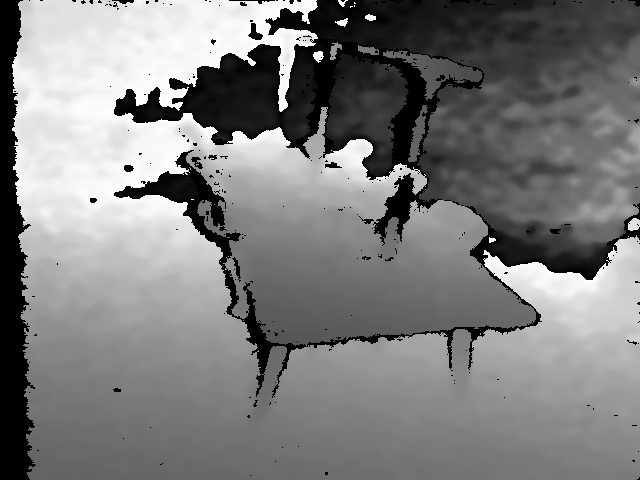
#> input picture data/RealSense/ucl_data/depth/ucl_depth_20.png, 640 x 480 px; its folder holds only this picture in this run
$ python convert_ucl_data.py
#> lines starting #> are read from the running program, lines starting #| are printed output that depends on the picture
import os
import numpy as np
import cv2
import pickle
import glob
from tqdm import tqdm

def convert_depth_to_tsdf(depth_img, truncation_distance=0.1):
    """
    Convert a raw depth image to a truncated signed distance function (TSDF) representation.

    Args:
        depth_img: HxW depth image (in meters)
        truncation_distance: Truncation distance for the TSDF (in meters)

    Returns:
        tsdf_img: HxW TSDF image
    """
    # Create a copy of the depth image
    tsdf_img = depth_img.copy()

    # Scale values to maintain precision similar to the depthTSDF images
    # This step ensures that the converted images have similar characteristics
    # to the original DepthTSDF images
    if np.max(tsdf_img) < 1000:  # If values are in meters, convert to millimeters
        tsdf_img = tsdf_img * 1000.0

    # Ensure the image is in 16-bit format
    tsdf_img = tsdf_img.astype(np.uint16)

    return tsdf_img

def process_ucl_data(data_dir, output_h5=None):
    """
    Process UCL data: convert depth to TSDF and create empty labels

    Args:
        data_dir: Path to UCL data directory
        output_h5: Path to output H5 file (if None, will only convert data)
    """
    # Define paths
    depth_dir = os.path.join(data_dir, 'depth')
    tsdf_dir = os.path.join(data_dir, 'depthTSDF')
    labels_dir = os.path.join(data_dir, 'labels')

    # Make directories if they don't exist
    os.makedirs(tsdf_dir, exist_ok=True)
    os.makedirs(labels_dir, exist_ok=True)

    # Get list of depth files
    depth_files = sorted(glob.glob(os.path.join(depth_dir, '*.png')))

    # Process each depth image
    print(f"Converting {len(depth_files)} depth images to TSDF format...")
    for depth_file in tqdm(depth_files):
        # Load depth image
        depth_img = cv2.imread(depth_file, cv2.IMREAD_ANYDEPTH)
#> depth_img is the input picture: shape (480, 640); min 0, max 255, mean 125.3

        if depth_img is None:
            print(f"Warning: Could not load depth image {depth_file}")
            continue

        # Convert to TSDF
        tsdf_img = convert_depth_to_tsdf(depth_img)
#> in convert_depth_to_tsdf, `tsdf_img = tsdf_img.astype(np.uint16)`:
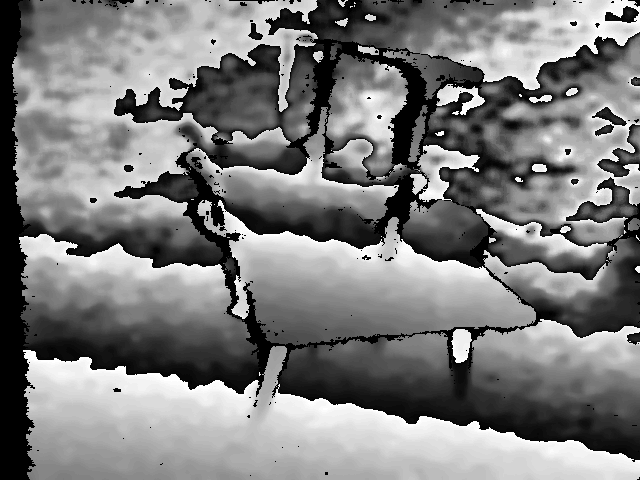
#> tsdf_img: shape (480, 640) uint16; min 0, max 65464, mean 32050.2; drawn with min black and max white

        # Save TSDF image (use same filename, but in the depthTSDF directory)
        tsdf_path = os.path.join(tsdf_dir, os.path.basename(depth_file))
        cv2.imwrite(tsdf_path, tsdf_img)

    # Create empty labels (all background) for each frame
    print("Creating empty labels file...")
    labels_path = os.path.join(labels_dir, 'tabletop_labels.dat')
    empty_labels = [[] for _ in range(len(depth_files))]

    with open(labels_path, 'wb') as f:
        pickle.dump(empty_labels, f)

    print(f"Converted {len(depth_files)} depth images to TSDF format")
    print(f"Created empty labels file at {labels_path}")

    # Now the data is ready to be processed into an H5 file
    print("Data preparation complete!")
    print("You can now run prepare_sun3d_dataset.py to convert to H5 format")

if __name__ == "__main__":
    # Path to UCL data directory
    data_dir = './coursework2_groupJ/data/RealSense/ucl_data'

    # Process the data
    process_ucl_data(data_dir)

$ run again, on data/RealSense/ucl_data/depth/ucl_depth_29.png
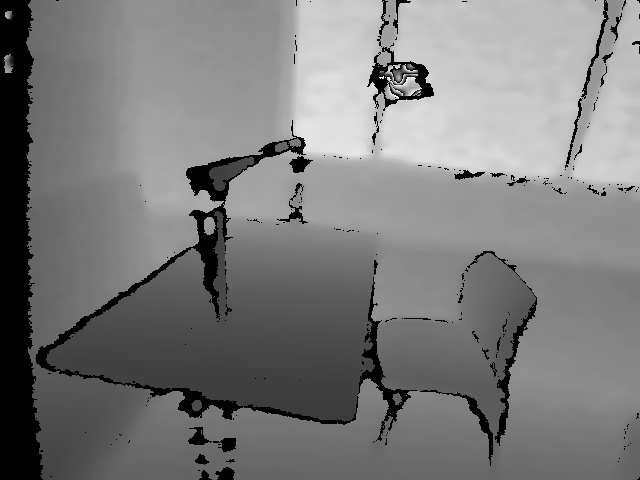
#> input picture data/RealSense/ucl_data/depth/ucl_depth_29.png, 640 x 480 px
#> in process_ucl_data, depth_img is the input picture: shape (480, 640); min 0, max 255, mean 123.1
#> in convert_depth_to_tsdf, `tsdf_img = tsdf_img.astype(np.uint16)`:
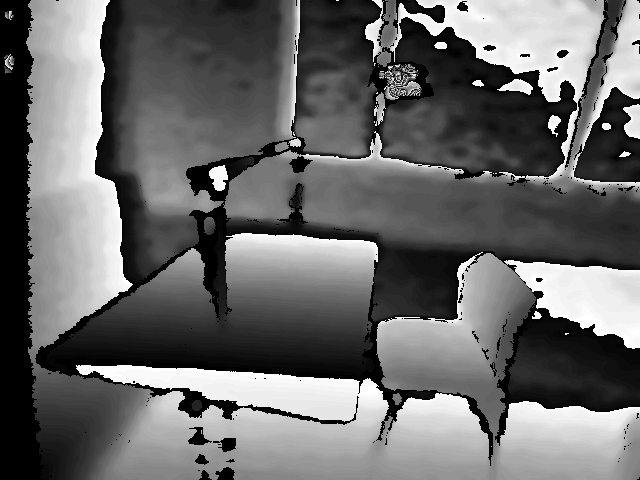
#> tsdf_img: shape (480, 640) uint16; min 0, max 65464, mean 27039.4; drawn with min black and max white

$ run again, on data/RealSense/ucl_data/depth/ucl_depth_35.png
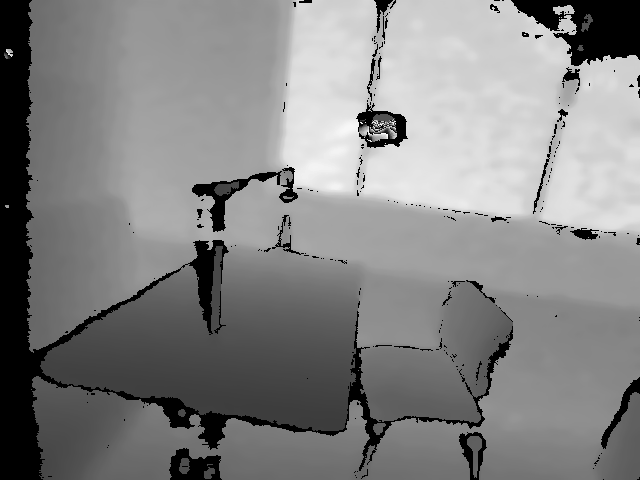
#> input picture data/RealSense/ucl_data/depth/ucl_depth_35.png, 640 x 480 px
#> in process_ucl_data, depth_img is the input picture: shape (480, 640); min 0, max 254, mean 131.1
#> in convert_depth_to_tsdf, `tsdf_img = tsdf_img.astype(np.uint16)`:
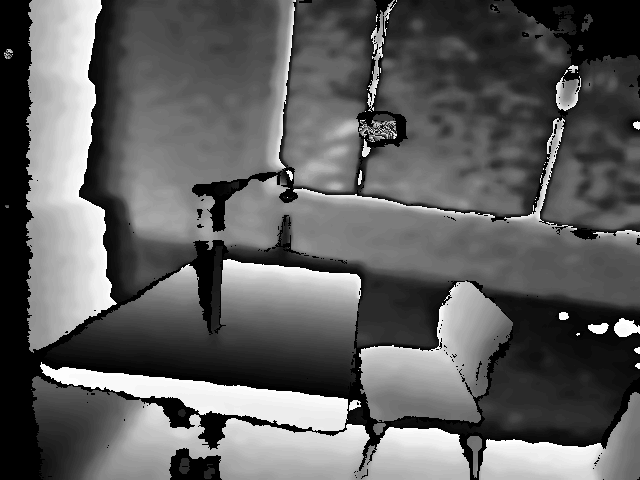
#> tsdf_img: shape (480, 640) uint16; min 0, max 65464, mean 24695.7; drawn with min black and max white

$ run again, on data/RealSense/ucl_data/depth/ucl_depth_37.png
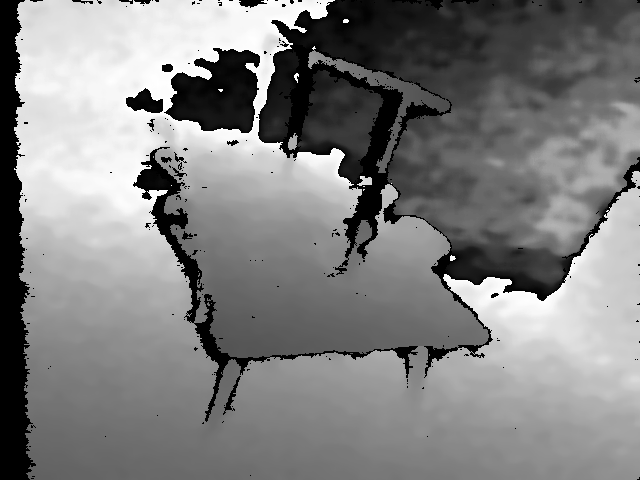
#> input picture data/RealSense/ucl_data/depth/ucl_depth_37.png, 640 x 480 px
#> in process_ucl_data, depth_img is the input picture: shape (480, 640); min 0, max 255, mean 128.4
#> in convert_depth_to_tsdf, `tsdf_img = tsdf_img.astype(np.uint16)`:
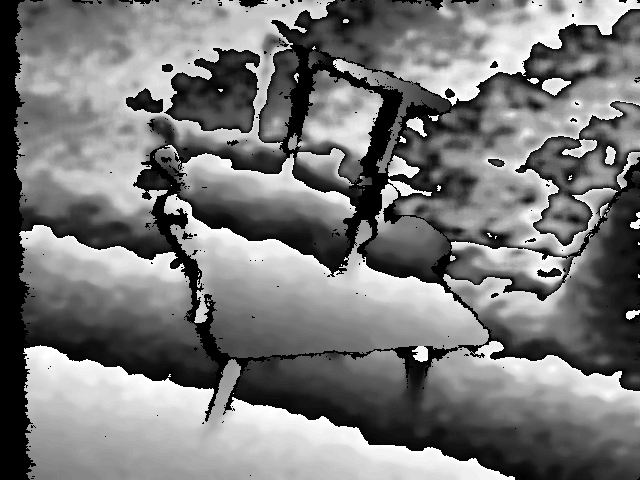
#> tsdf_img: shape (480, 640) uint16; min 0, max 65464, mean 31034.2; drawn with min black and max white

$ run again, on data/RealSense/ucl_data/depth/ucl_depth_22.png
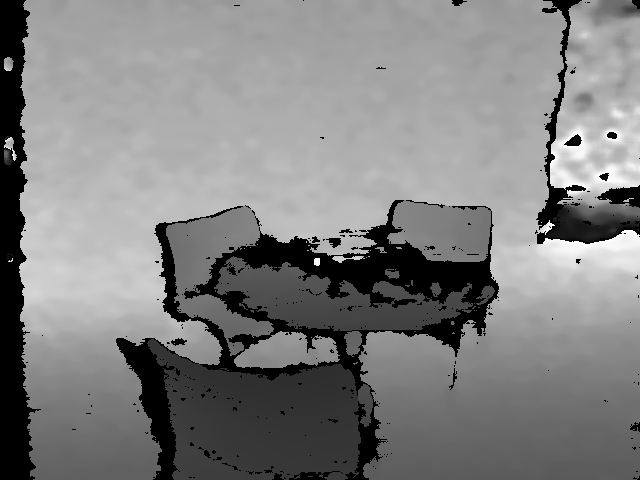
#> input picture data/RealSense/ucl_data/depth/ucl_depth_22.png, 640 x 480 px
#> in process_ucl_data, depth_img is the input picture: shape (480, 640); min 0, max 255, mean 128.7
#> in convert_depth_to_tsdf, `tsdf_img = tsdf_img.astype(np.uint16)`:
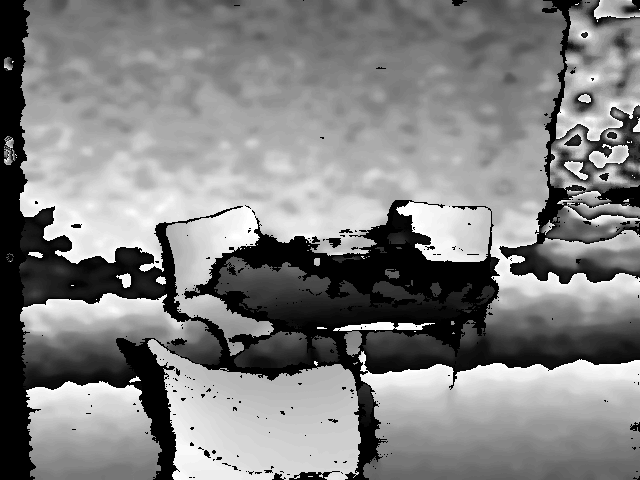
#> tsdf_img: shape (480, 640) uint16; min 0, max 65464, mean 33472.4; drawn with min black and max white
